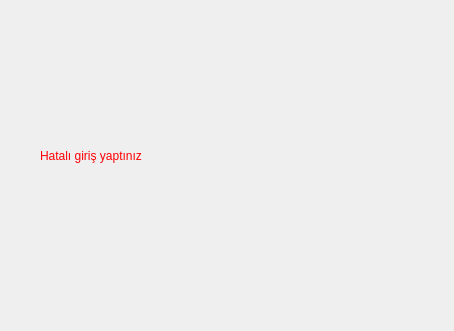
<?xml version="1.0" encoding="UTF-8"?>
<ui version="4.0">
 <class>Dialog</class>
 <widget class="QDialog" name="Dialog">
  <property name="geometry">
   <rect>
    <x>0</x>
    <y>0</y>
    <width>454</width>
    <height>331</height>
   </rect>
  </property>
  <property name="windowTitle">
   <string>Dialog</string>
  </property>
  <widget class="QLabel" name="label">
   <property name="geometry">
    <rect>
     <x>40</x>
     <y>40</y>
     <width>401</width>
     <height>231</height>
    </rect>
   </property>
   <property name="styleSheet">
    <string notr="true">font: 25pt &quot;MS Shell Dlg 2&quot;;
color: rgb(255, 0, 4);</string>
   </property>
   <property name="text">
    <string>Hatalı giriş yaptınız</string>
   </property>
  </widget>
 </widget>
 <resources/>
 <connections/>
</ui>
